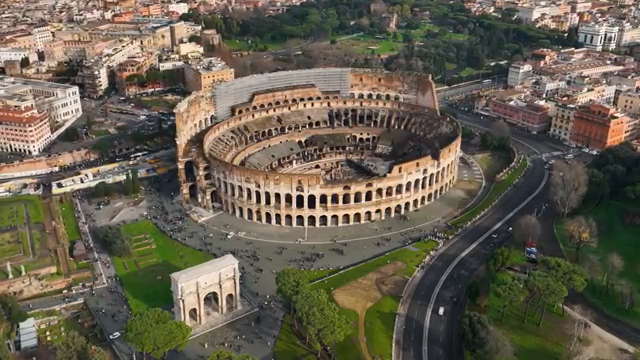
#> input picture frame 56 of submodules/vggt/examples/videos/Colosseum.mp4, 640 x 360 px, given in place of lego_3d.mp4, which was not available
$ python script.py
#> lines starting #> are read from the running program, lines starting #| are printed output that depends on the picture; after the words box and inside, x2 and y2 are one past the last pixel; in counts of white or black regions, pixels touching at a corner belong together; pictures that were not available may be replaced by others from this repository, and a replacement may not be noted
import cv2
import numpy as np

# Input video paths
left_video_path = "/export/scratch/ra23mar/test/EDGS/docs/static/videos/lego_3d.mp4"   # e.g., 3DGS
right_video_path = "/export/scratch/ra23mar/test/EDGS/docs/static/videos/lego.mp4" # e.g., EDGS

# Load videos
cap1 = cv2.VideoCapture(left_video_path)
cap2 = cv2.VideoCapture(right_video_path)

# Get properties (assuming both videos have the same height and fps)
width = int(cap1.get(cv2.CAP_PROP_FRAME_WIDTH))
height = int(cap1.get(cv2.CAP_PROP_FRAME_HEIGHT))
fps = cap1.get(cv2.CAP_PROP_FPS)

# Output video writer (double the width)
fourcc = cv2.VideoWriter_fourcc(*'mp4v')
out = cv2.VideoWriter("combined_output.mp4", fourcc, fps, (width * 2, height))

# Font settings
font = cv2.FONT_HERSHEY_SIMPLEX
font_scale = 2
thickness = 4
color = (255, 255, 255)  # white

while True:
    ret1, frame1 = cap1.read()
#> frame1 is the input picture: shape (360, 640, 3); mean B, G, R 79.7, 95.4, 102.7
    ret2, frame2 = cap2.read()

    if not ret1 or not ret2:
        break

    # Resize to same size if needed
    frame2 = cv2.resize(frame2, (width, height))

    # Add "3DGS" top-left of left video
    cv2.putText(frame1, "3DGS", (30, 60), font, font_scale, color, thickness, cv2.LINE_AA)
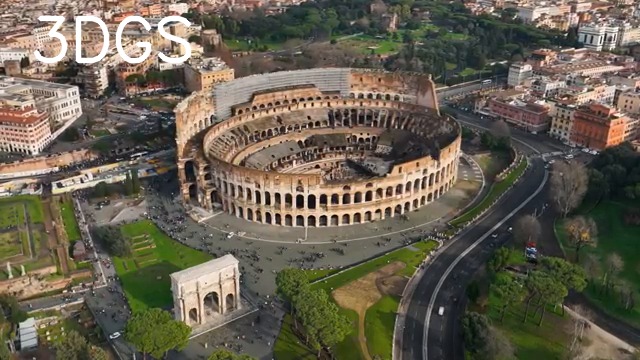
#> frame1: shape (360, 640, 3); 1.36% of pixels changed, all inside (x1, y1, x2, y2) = (33, 15, 192, 64)

    # Add "EDGS" top-right of right video
    text_size, _ = cv2.getTextSize("EDGS", font, font_scale, thickness)
    text_x = width - text_size[0] - 30
    cv2.putText(frame2, "EDGS", (text_x, 60), font, font_scale, color, thickness, cv2.LINE_AA)
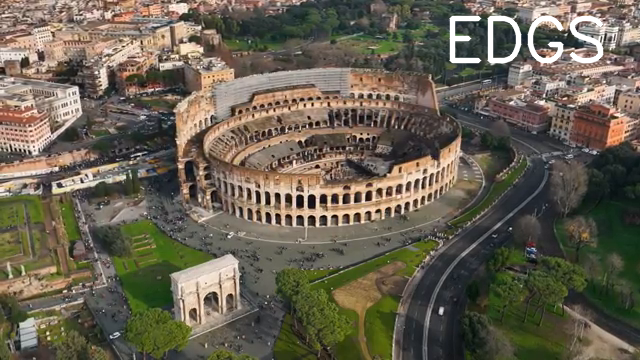
#> frame2: shape (360, 640, 3); 1.39% of pixels changed, all inside (x1, y1, x2, y2) = (449, 15, 604, 64)

    # Combine horizontally
    combined = np.hstack((frame1, frame2))
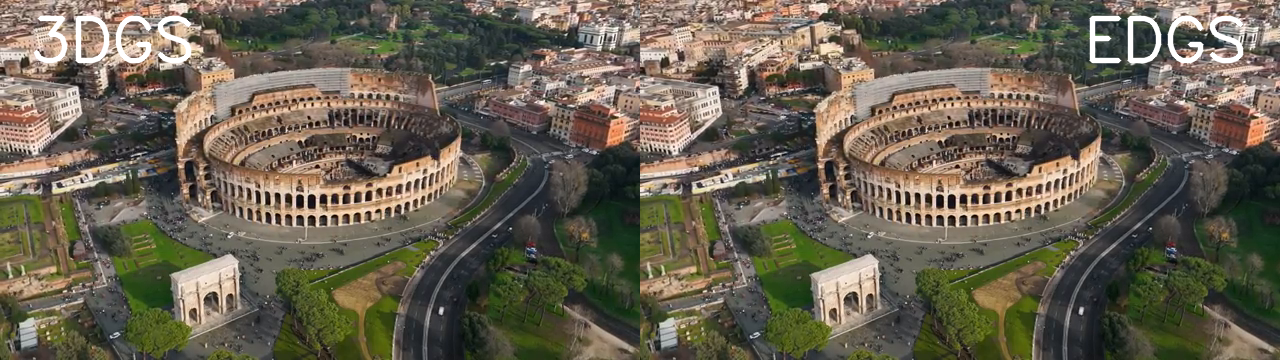
#> combined: shape (360, 1280, 3); mean B, G, R 81.3, 96.9, 104.1

    out.write(combined)

cap1.release()
cap2.release()
out.release()
print("✅ Combined video saved as combined_output.mp4")

$ run again, starting later in the video
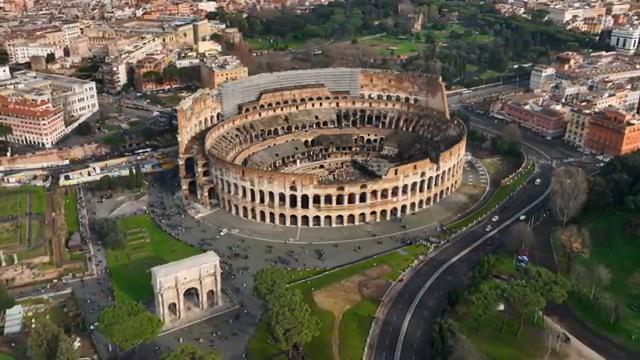
#> input picture frame 255 of submodules/vggt/examples/videos/Colosseum.mp4, 640 x 360 px, given in place of lego_3d.mp4, which was not available
#> frame1 is the input picture: shape (360, 640, 3); mean B, G, R 77.7, 92.4, 99.2
#> frame1: shape (360, 640, 3); 1.36% of pixels changed, all inside (x1, y1, x2, y2) = (33, 15, 192, 64)
#> `cv2.putText(frame2, "EDGS", (text_x, 60), font, font_scale, color, thi..`:
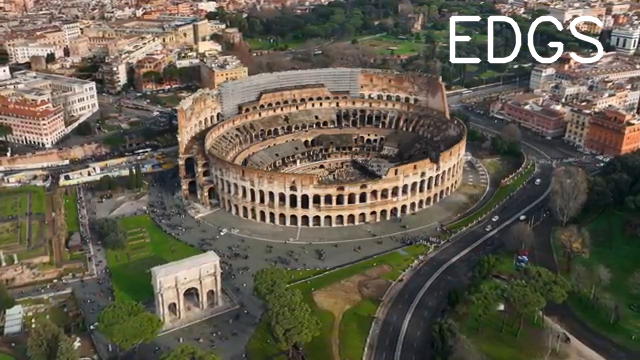
#> frame2: shape (360, 640, 3); 1.39% of pixels changed, all inside (x1, y1, x2, y2) = (449, 15, 604, 64)
#> `combined = np.hstack((frame1, frame2))`:
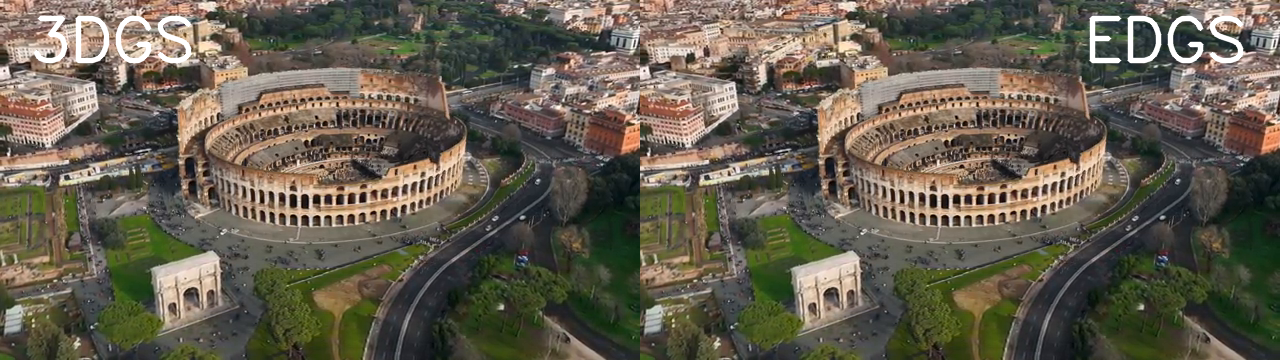
#> combined: shape (360, 1280, 3); mean B, G, R 79.5, 94, 100.7

$ run again, starting later in the video
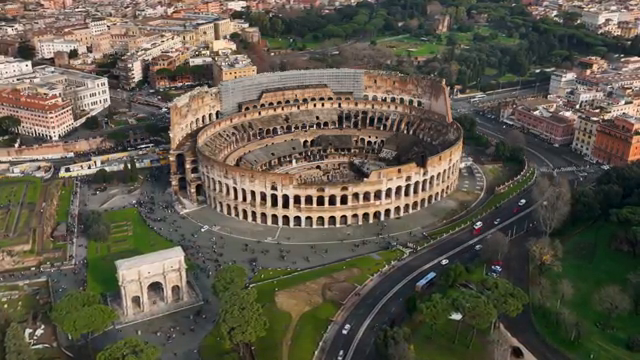
#> input picture frame 453 of submodules/vggt/examples/videos/Colosseum.mp4, 640 x 360 px, given in place of lego_3d.mp4, which was not available
#> frame1 is the input picture: shape (360, 640, 3); mean B, G, R 75, 89.1, 95.3
#> frame1: shape (360, 640, 3); 1.36% of pixels changed, all inside (x1, y1, x2, y2) = (33, 15, 192, 64)
#> `cv2.putText(frame2, "EDGS", (text_x, 60), font, font_scale, color, thi..`:
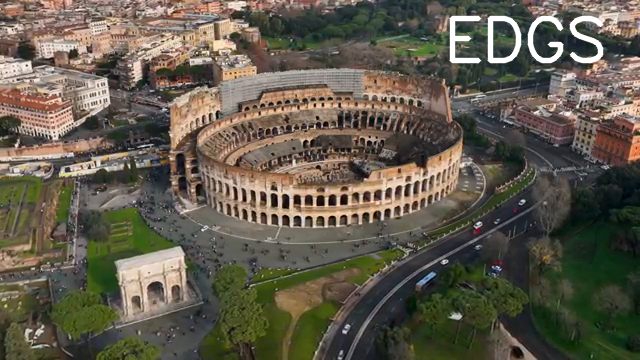
#> frame2: shape (360, 640, 3); 1.39% of pixels changed, all inside (x1, y1, x2, y2) = (449, 15, 604, 64)
#> `combined = np.hstack((frame1, frame2))`:
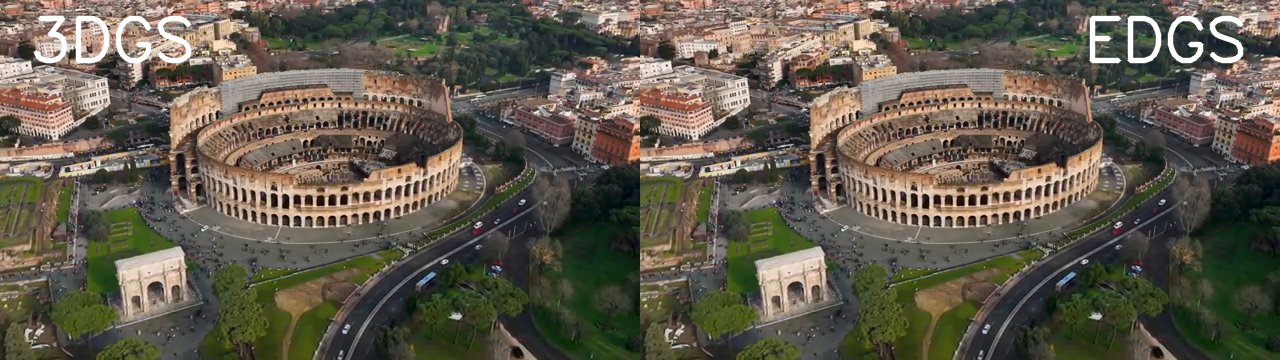
#> combined: shape (360, 1280, 3); mean B, G, R 76.8, 90.7, 96.8
